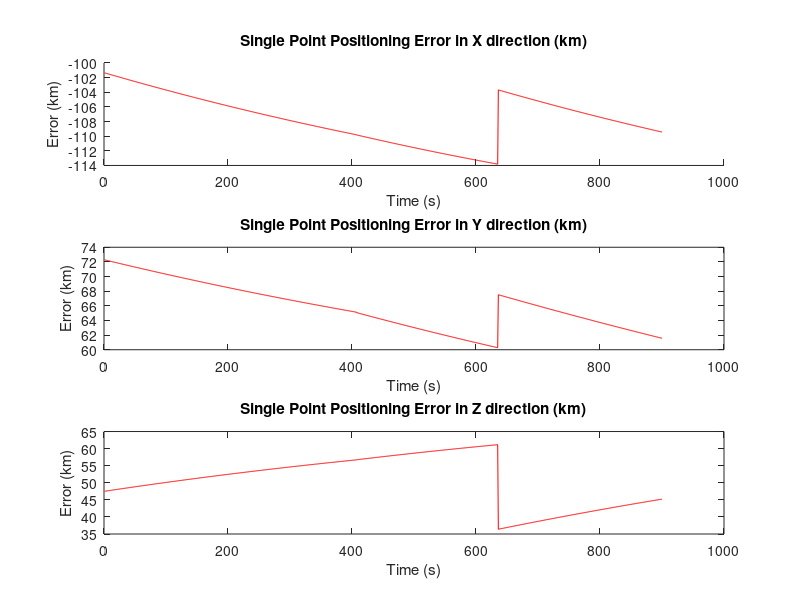
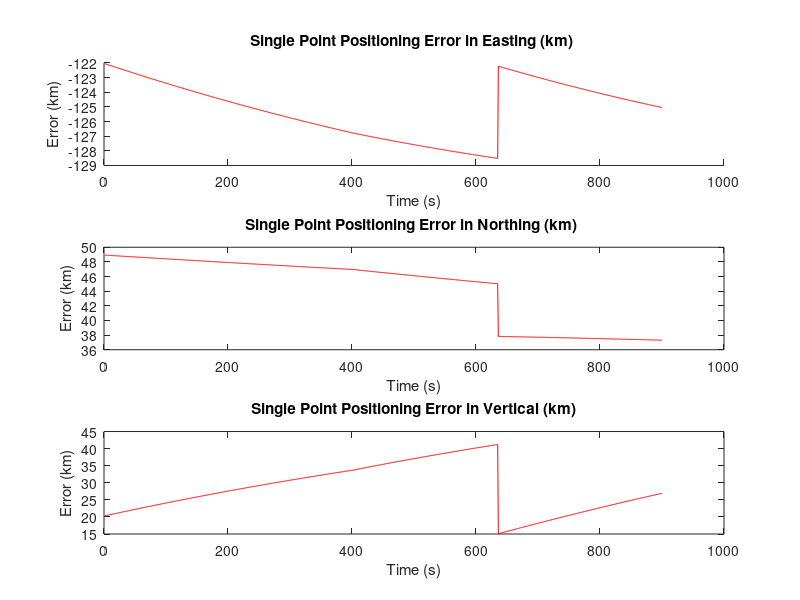
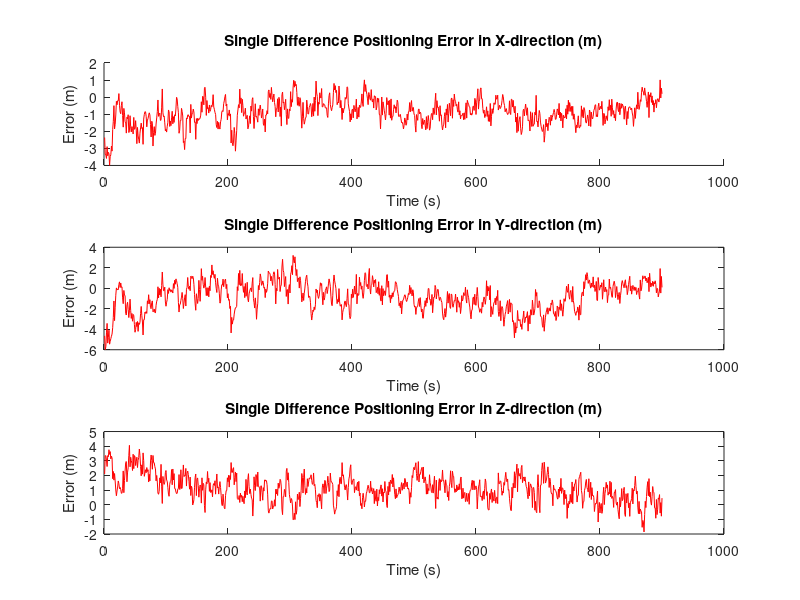
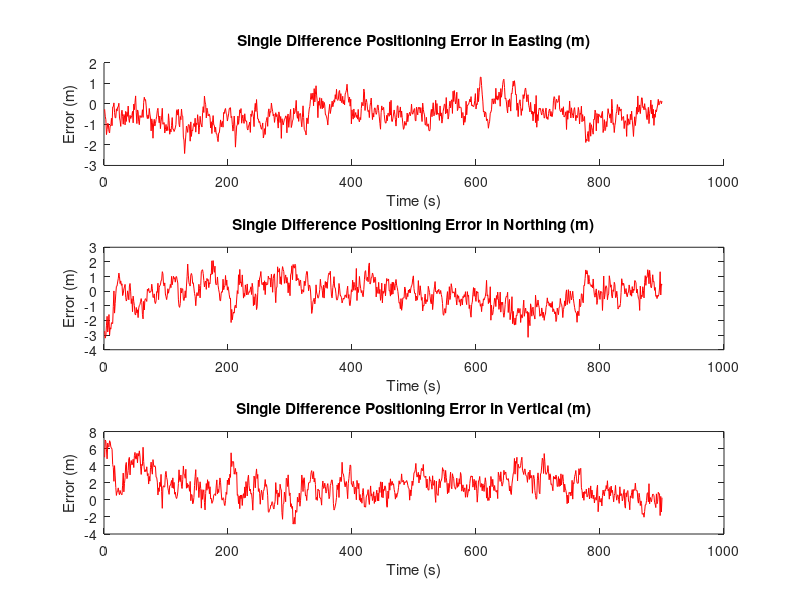

Here is the MATLAB script that generated these plots, in order:
clear all;
close all;
clc;
format long g;

%% Initial data needed

% rover data
lat = 51.0794; lon = -114.133;
roverCoords = [-1641891.178, -3664882.194, 4939966.860];

% rotation matrix
R = [-sind(lon),cosd(lon),0;
    -sind(lat)*cosd(lon), -sind(lat)*sind(lon),cosd(lat);
    cosd(lat)*cosd(lon), cos(lat)*sin(lon), sind(lat)];

% load  output files
errors1 = load('Part1.txt');
errors2 = load('Part2.txt');
errors3 = load('Part3.txt');

%% Task 1 - Time series plot of the single point positioning errors

% calculating  errors in xyz
eX = errors1(:,1) - roverCoords(1,1);
eY = errors1(:,2) - roverCoords(1,2);
eZ = errors1(:,3) - roverCoords(1,3);
errorsXYZ = [eX, eY, eZ];

% calculating errors in enu
errorsENU = (R*(errorsXYZ(:,1:3)'))';
eE = errorsENU(:,1); eN = errorsENU(:,2); eU = errorsENU(:,3);

epochs = 1:size(errors1, 1);

% plotting xyz errors
figure

subplot (3,1,1);
hold on
plot(epochs, eX(:)*10^-3, 'r');
title('Single Point Positioning Error in X direction (km)');
xlabel('Time (s)');
ylabel('Error (km)');

subplot(3,1,2);
plot(epochs, eY(:)*10^-3, 'r');
title('Single Point Positioning Error in Y direction (km)');
xlabel('Time (s)');
ylabel('Error (km)');

subplot(3,1,3);
plot(epochs, eZ(:)*10^-3, 'r');
title('Single Point Positioning Error in Z direction (km)');
xlabel('Time (s)');
ylabel('Error (km)');

hold off

% plotting enu errors
figure

subplot (3,1,1);
hold on
plot(epochs, eE(:)*10^-3, 'r');
title('Single Point Positioning Error in Easting (km) ');
xlabel('Time (s)');
ylabel('Error (km)');

subplot(3,1,2);
plot(epochs, eN(:)*10^-3, 'r');
title('Single Point Positioning Error in Northing (km) ');
xlabel('Time (s)');
ylabel('Error (km)');

subplot(3,1,3);
plot(epochs, eU(:)*10^-3, 'r');
title('Single Point Positioning Error in Vertical (km)');
xlabel('Time (s)');
ylabel('Error (km)');

hold off

%% Task 2

% calculating errors in xyz
eX = errors2(:,1) - roverCoords(1,1);
eY = errors2(:,2) - roverCoords(1,2);
eZ = errors2(:,3) - roverCoords(1,3);
errorsXYZ = [eX, eY, eZ];

% calculatig errors in enu
errorsENU = (R*(errorsXYZ(:,1:3)'))';
eE = errorsENU(:,1);
eN = errorsENU(:,2);
eU = errorsENU(:,3);

% calculating mean errors
mean_EX2 = mean(eX);
mean_EY2 = mean(eY);
mean_EZ2 = mean(eZ);

% calculating root mean squares
rmseX2 = rms(eX);
rmseY2 = rms(eY);
rmseZ2 = rms(eZ);

% plotting xyz errors
figure

subplot (3,1,1);
hold on
plot(epochs, eX(:),'r');
title('Single Difference Positioning Error in X-direction (m)');
xlabel('Time (s)');
ylabel('Error (m)');

subplot(3,1,2);
plot(epochs, eY(:),'r');
title('Single Difference Positioning Error in Y-direction (m)');
xlabel('Time (s)');
ylabel('Error (m)');

subplot(3,1,3);
plot(epochs, eZ(:),'r');
title('Single Difference Positioning Error in Z-direction (m)');
xlabel('Time (s)');
ylabel('Error (m)');

hold off

% plotting enu errors
figure

subplot (3,1,1);
hold on
plot(epochs, eE(:),'r');
title('Single Difference Positioning Error in Easting (m)');
xlabel('Time (s)');
ylabel('Error (m)');

subplot(3,1,2);
plot(epochs, eN(:),'r');
title('Single Difference Positioning Error in Northing (m)');
xlabel('Time (s)');
ylabel('Error (m)');

subplot(3,1,3);
plot(epochs, eU(:),'r');
title('Single Difference Positioning Error in Vertical (m)');
xlabel('Time (s)');
ylabel('Error (m)');

hold off

%% Task 3

% calculating errors in xyz
eX = errors3(:,1) - roverCoords(1,1);
eY = errors3(:,2) - roverCoords(1,2);
eZ = errors3(:,3) - roverCoords(1,3);

% calculating mean errors
mean_EX3 = mean(eX);
mean_EY3 = mean(eY);
mean_EZ3 = mean(eZ);

% calculating root mean squares
rmseX3 = rms(eX);
rmseY3 = rms(eY);
rmseZ3 = rms(eZ);

% plotting xyz errors
figure

subplot (3,1,1);
plot(epochs, eX(:),'r');
title('Single Difference Positioning Error in X-direction (m)');
xlabel('Time (s)');
ylabel('Error (m)');

subplot(3,1,2);
plot(epochs, eY(:),'r');
title('Single Difference Positioning Error in Y-direction (m)');
xlabel('Time (s)');
ylabel('Error (m)');

subplot(3,1,3);
plot(epochs ,eZ(:),'r');
title('Single Difference Positioning Error in Z-direction (m)');
xlabel('Time (s)');
ylabel('Error (m)');
